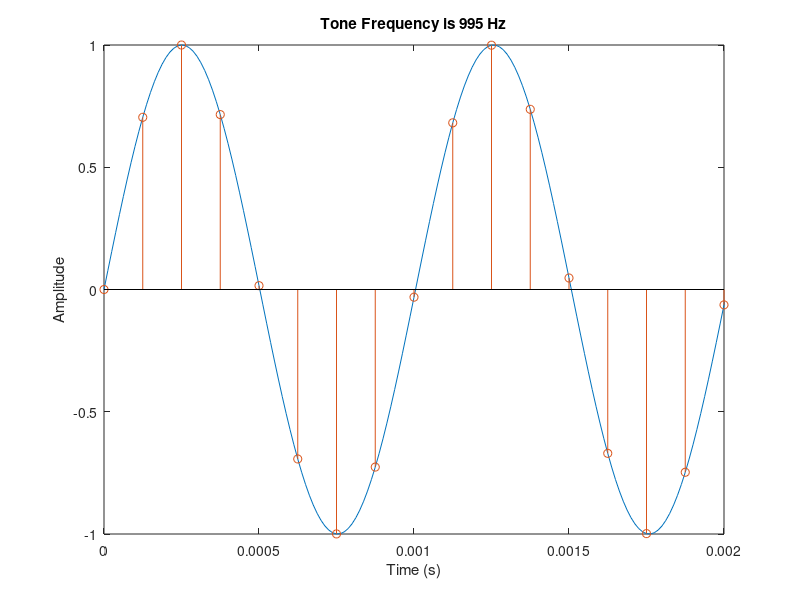
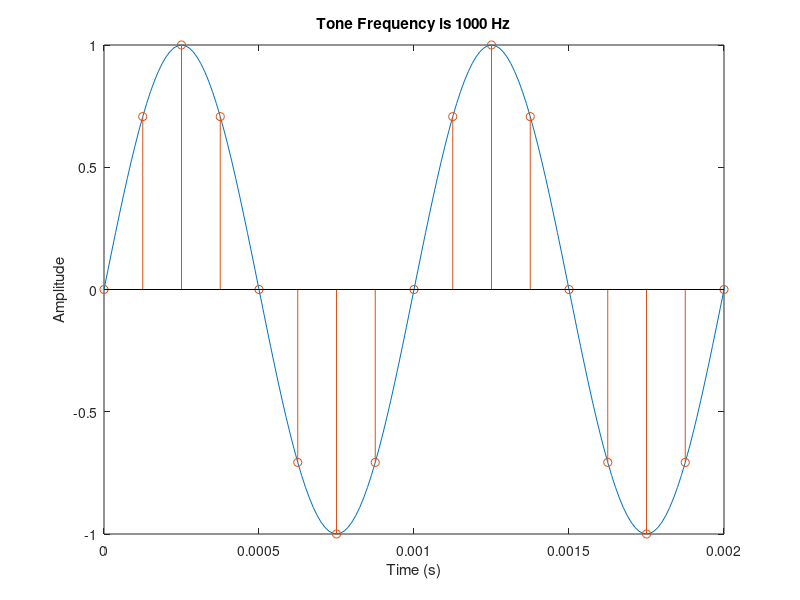
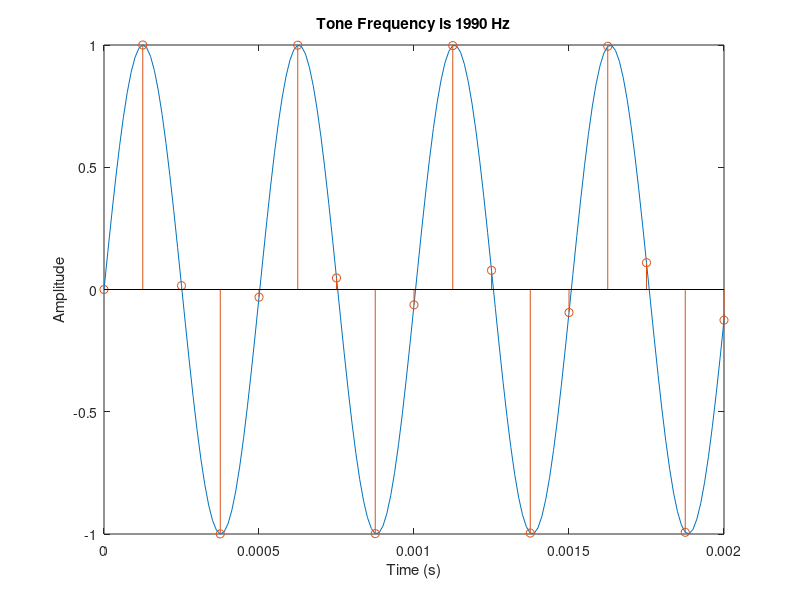
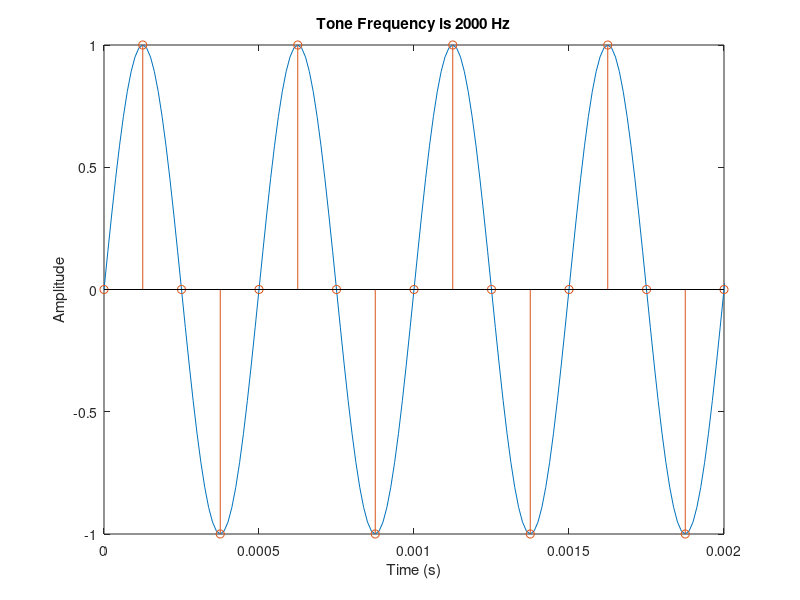

MATLAB code to generate these figures, in order:
highFreq = 80000;                       % frequency given lab handout
ts = 1/80000;                           % closely approx. continous time given in handout
fo = 995;                               % initial tone frequency given in handout
t=(0:ts:2);                             % vector representing sampling times
signal = sin(2*pi*fo*t);                % fundamental sine formula, highly sampled
figure(1)                               % est. figure for first comparison plot
plot(t, signal);                        
xlim([0, 0.002])                        % shrink x limit on the graph to better display
xlabel("Time (s)");                     % the data
ylabel("Amplitude");
title("Tone Frequency is 995 Hz");
hold on                                 % hold on for data comparison            

fs = 8000;                              % frequency given lab handout
tds = 1/8000;                           % discrete sampling
fo = 995;                               % initial tone frequency given in handout
tt=(0:tds:2);                           % vector representing sampling times
signal = sin(2*pi*fo*tt);               % fundamental sine formula, discretely sampled
stem(tt, signal);
xlim([0, 0.002]);                       % match the signal bounds above
xlabel("Time (s)");                     
ylabel("Amplitude");                    

hold off                                % hold off, only need two signals per graph
                                        % repeat until all corresponding 
                                        % signals are plotted
                                        % 1:8 * 995 Hz and 1:8 * 1000 Hz

figure(2)
signal = sin(2*pi*1000*t);
plot(t, signal);
xlim([0, 0.002]);
xlabel("Time (s)");                     
ylabel("Amplitude"); 
title("Tone Frequency is 1000 Hz");
hold on
signal = sin(2*pi*1000*tt);
stem(tt, signal);
xlim([0, 0.002]);
xlabel("Time (s)");                     
ylabel("Amplitude"); 
hold off

figure(3)
signal = sin(2*pi*1990*t);
plot(t, signal);
xlim([0, 0.002]);
xlabel("Time (s)");                     
ylabel("Amplitude"); 
title("Tone Frequency is 1990 Hz");
hold on
signal = sin(2*pi*1990*tt);
stem(tt, signal);
xlim([0, 0.002]);
xlabel("Time (s)");                     
ylabel("Amplitude"); 
hold off

figure(4)
signal = sin(2*pi*2000*t);
plot(t, signal);
xlim([0, 0.002]);
xlabel("Time (s)");                     
ylabel("Amplitude"); 
title("Tone Frequency is 2000 Hz");
hold on
signal = sin(2*pi*2000*tt);
stem(tt, signal);
xlim([0, 0.002]);                       
xlabel("Time (s)");                     
ylabel("Amplitude"); 
hold off

figure(5)
signal = sin(2*pi*2985*t);
plot(t, signal);
xlim([0, 0.002]);
xlabel("Time (s)");                     
ylabel("Amplitude");
title("Tone Frequency is 2985 Hz");
hold on
signal = sin(2*pi*2985*tt);
stem(tt, signal);
xlim([0, 0.002]);                       
xlabel("Time (s)");                     
ylabel("Amplitude"); 
hold off

figure(6)
signal = sin(2*pi*3000*t);
plot(t, signal);
xlim([0, 0.002]);
xlabel("Time (s)");                     
ylabel("Amplitude"); 
title("Tone Frequency is 3000 Hz");
hold on
signal = sin(2*pi*3000*tt);
stem(tt, signal);
xlim([0, 0.002]);
xlabel("Time (s)");                     
ylabel("Amplitude"); 
hold off

figure(7)
signal = sin(2*pi*3980*t);
plot(t, signal);
xlim([0, 0.002]);
xlabel("Time (s)");                     
ylabel("Amplitude"); 
title("Tone Frequency is 3980 Hz");
hold on
signal = sin(2*pi*3980*tt);
stem(tt, signal);
xlim([0, 0.002]);
xlabel("Time (s)");                     
ylabel("Amplitude"); 
hold off

figure(8)
signal = sin(2*pi*4000*t);
plot(t, signal);
xlim([0, 0.002]);
xlabel("Time (s)");                     
ylabel("Amplitude"); 
title("Tone Frequency is 4000 Hz");
hold on
signal = sin(2*pi*4000*tt);
stem(tt, signal);
xlim([0, 0.002]);
xlabel("Time (s)");                     
ylabel("Amplitude"); 
hold off

figure(9)
signal = sin(2*pi*4975*t);
plot(t, signal);
xlim([0, 0.002]);
xlabel("Time (s)");                     
ylabel("Amplitude"); 
title("Tone Frequency is 4975 Hz");
hold on
signal = sin(2*pi*4975*tt);
stem(tt, signal);
xlim([0, 0.002]);
xlabel("Time (s)");                     
ylabel("Amplitude"); 
hold off

figure(10)
signal = sin(2*pi*5000*t);
plot(t, signal);
xlim([0, 0.002]);
xlabel("Time (s)");                     
ylabel("Amplitude"); 
title("Tone Frequency is 5000 Hz");
hold on
signal = sin(2*pi*5000*tt);
stem(tt, signal);
xlim([0, 0.002]);
xlabel("Time (s)");                     
ylabel("Amplitude"); 
hold off

figure(11)
signal = sin(2*pi*5970*t);
plot(t, signal);
xlim([0, 0.002]);
xlabel("Time (s)");                     
ylabel("Amplitude");
title("Tone Frequency is 5970 Hz");
hold on
signal = sin(2*pi*5970*tt);
stem(tt, signal);
xlim([0, 0.002]);
xlabel("Time (s)");                     
ylabel("Amplitude"); 
hold off

figure(12)
signal = sin(2*pi*6000*t);
plot(t, signal);
xlim([0, 0.002]);
xlabel("Time (s)");                     
ylabel("Amplitude"); 
title("Tone Frequency is 6000 Hz");
hold on
signal = sin(2*pi*6000*tt);
stem(tt, signal);
xlim([0, 0.002]);
xlabel("Time (s)");                     
ylabel("Amplitude"); 
hold off

figure(13)
signal = sin(2*pi*6965*t);
plot(t, signal);
xlim([0, 0.002]);
xlabel("Time (s)");                     
ylabel("Amplitude"); 
title("Tone Frequency is 6965 Hz");
hold on
signal = sin(2*pi*6965*tt);
stem(tt, signal);
xlim([0, 0.002]);
xlabel("Time (s)");                     
ylabel("Amplitude"); 
hold off

figure(14)
signal = sin(2*pi*7000*t);
plot(t, signal);
xlim([0, 0.002]);
xlabel("Time (s)");                     
ylabel("Amplitude"); 
title("Tone Frequency is 7000 Hz");
hold on
signal = sin(2*pi*7000*tt);
stem(tt, signal);
xlim([0, 0.002]);
xlabel("Time (s)");                     
ylabel("Amplitude"); 
hold off

figure(15)
signal = sin(2*pi*7960*t);
plot(t, signal);
xlim([0, 0.002]);
xlabel("Time (s)");                     
ylabel("Amplitude"); 
title("Tone Frequency is 7960 Hz");
hold on
signal = sin(2*pi*7960*tt);
stem(tt, signal);
xlim([0, 0.002]);
xlabel("Time (s)");                     
ylabel("Amplitude"); 
hold off

figure(16)
signal = sin(2*pi*8000*t);
plot(t, signal);
xlim([0, 0.002]);
xlabel("Time (s)");                     
ylabel("Amplitude"); 
title("Tone Frequency is 8000 Hz");
hold on
signal = sin(2*pi*8000*tt);
stem(tt, signal);
xlim([0, 0.002]);
xlabel("Time (s)");                     
ylabel("Amplitude"); 
hold off